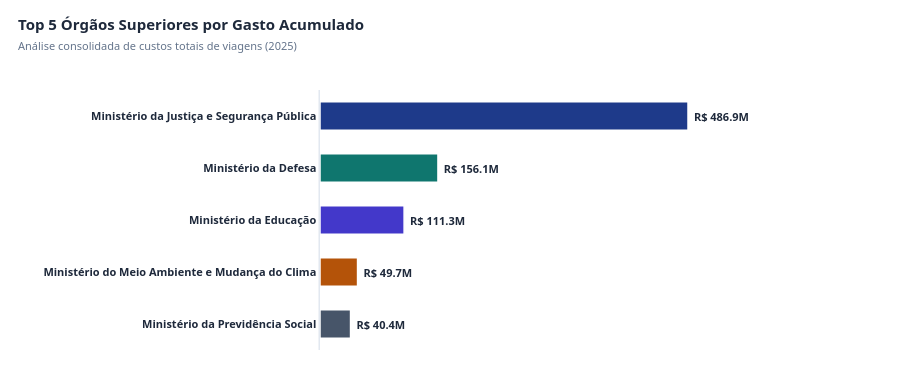

The notebook cell saved with this chart:
### Markdown cell above
#### **P1. Quais são os 5 órgãos com maior custo total?**

### Code cell
import plotly.graph_objects as go

# 1. Agrupamento e agregação (calculando também a volumetria de viagens para o Hover)
q1 = df_viagem.groupby('nome_orgao_superior').agg(
    valor_total=('valor_total', 'sum'),
    total_viagens=('id_viagem', 'count')
).reset_index()

# Ordenação decrescente e seleção dos 5 maiores
q1_top5 = q1.sort_values(by='valor_total', ascending=False).head(5)

# Exibição de controle textual no console
print("=== P1: OS 5 ÓRGÃOS COM MAIOR CUSTO TOTAL ===")
for idx, row in enumerate(q1_top5.itertuples(), 1):
    print(f"{idx}. {row.nome_orgao_superior:<50} | R$ {row.valor_total:,.2f} ({row.total_viagens:,} viagens)")

# 2. Preparação do Gráfico (Invertido para o maior ficar no topo da exibição horizontal)
q1_grafico = q1_top5.sort_values(by='valor_total', ascending=True)

# Paleta de cores corporativas de alto contraste para fundo claro (da menor para a maior barra)
cores_premium_multi = [
    '#475569',  # Cinza Slate (5º colocado)
    '#b45309',  # Âmbar/Ouro Velho (4º colocado)
    '#4338ca',  # Índigo (3º colocado)
    '#0f766e',  # Verde Marinho/Teal (2º colocado)
    '#1e3a8a'   # Azul Escuro Corporativo (1º colocado)
]

fig_p1 = go.Figure()

fig_p1.add_trace(go.Bar(
    y=q1_grafico['nome_orgao_superior'],
    x=q1_grafico['valor_total'],
    orientation='h',
    marker=dict(
        color=cores_premium_multi,
        line=dict(color='#ffffff', width=1.5)  # Divisória branca limpa
    ),
    # Rótulos de dados externos formatados em Milhões (M) de R$ para clareza visual
    text=[f" <b>R$ {val / 1e6:.1f}M</b> " for val in q1_grafico['valor_total']],
    textposition='outside',
    textfont=dict(color='#1e293b', size=11, family="Segoe UI, Arial"),
    # Estruturação padronizada do Hover (Tooltip) seguindo o modelo da P2
    hovertemplate=(
        "<b>🏛️ Órgão:</b> %{y}<br>"
        "<b>💵 Gasto Total:</b> R$ %{customdata[0]:,.2f}<br>"
        "<b>✈️ Qtd. de Viagens:</b> %{customdata[1]:,}<extra></extra>"
    ),
    customdata=list(zip(q1_grafico['valor_total'], q1_grafico['total_viagens'])),
    width=0.55  # Espessura ideal para visualização executiva
))

# 3. Estilização Padronizada do Hover (Mesmo padrão visual da P2)
fig_p1.update_traces(
    hoverlabel=dict(
        bgcolor="#1e293b",          # Fundo escuro elegante (Contraste com a página branca)
        bordercolor="#e2e8f0",      # Borda suave
        font=dict(
            color="#ffffff",        # Texto branco
            size=12,
            family="Segoe UI, Arial"
        ),
        align="left"
    )
)

# 4. Layout Clean (Estilo Relatório Executivo)
fig_p1.update_layout(
    title=dict(
        text="<b>Top 5 Órgãos Superiores por Gasto Acumulado</b><br><span style='font-size: 11px; color: #64748b;'>Análise consolidada de custos totais de viagens (2025)</span>",
        font=dict(size=15, color='#1e293b', family="Segoe UI, Arial"),
        x=0.02,
        y=0.92
    ),
    template="plotly_white",        # Força o template branco do Plotly
    paper_bgcolor="#ffffff",        # Fundo do papel
    plot_bgcolor="#ffffff",         # Fundo da área de plotagem
    height=380,                     # Altura otimizada para comportar 5 barras confortavelmente
    margin=dict(l=320, r=120, t=90, b=30),  # Margem esquerda generosa para evitar cortes nos ministérios
    showlegend=False,
    # Oculta o eixo X para evitar redundância (os valores em milhões já estão visíveis)
    xaxis=dict(
        visible=False,
        range=[0, q1_grafico['valor_total'].max() * 1.25]  # Margem de segurança à direita para o texto
    ),
    yaxis=dict(
        showgrid=False,
        showline=True,              # Linha guia suave do lado esquerdo
        linecolor="#e2e8f0",
        linewidth=1.5,
        tickfont=dict(size=11, color='#1e293b', family="Segoe UI, Arial", weight="bold")
    )
)

fig_p1.show()

### Figure 1 — Plotly figure (JSON) as saved in the notebook; plotly's stock layout.template omitted (floating-point values rounded to 4 significant figures)
{"data": [{"customdata": [[40420000.0, 8190], [49700000.0, 19413], [111300000.0, 65295], [156100000.0, 61912], [486900000.0, 75742]], "hoverlabel": {"align": "left", "bgcolor": "#1e293b", "bordercolor": "#e2e8f0", "font": {"color": "#ffffff", "family": "Segoe UI, Arial", "size": 12}}, "hovertemplate": "<b>🏛️ Órgão:</b> %{y}<br><b>💵 Gasto Total:</b> R$ %{customdata[0]:,.2f}<br><b>✈️ Qtd. de Viagens:</b> %{customdata[1]:,}<extra></extra>", "marker": {"color": ["#475569", "#b45309", "#4338ca", "#0f766e", "#1e3a8a"], "line": {"color": "#ffffff", "width": 1.5}}, "orientation": "h", "text": [" <b>R$ 40.4M</b> ", " <b>R$ 49.7M</b> ", " <b>R$ 111.3M</b> ", " <b>R$ 156.1M</b> ", " <b>R$ 486.9M</b> "], "textfont": {"color": "#1e293b", "family": "Segoe UI, Arial", "size": 11}, "textposition": "outside", "type": "bar", "width": 0.55, "x": [40420000.0, 49700000.0, 111300000.0, 156100000.0, 486900000.0], "y": ["Ministério da Previdência Social", "Ministério do Meio Ambiente e Mudança do Clima", "Ministério da Educação", "Ministério da Defesa", "Ministério da Justiça e Segurança Pública"]}], "layout": {"height": 380, "margin": {"b": 30, "l": 320, "r": 120, "t": 90}, "paper_bgcolor": "#ffffff", "plot_bgcolor": "#ffffff", "showlegend": false, "title": {"font": {"color": "#1e293b", "family": "Segoe UI, Arial", "size": 15}, "text": "<b>Top 5 Órgãos Superiores por Gasto Acumulado</b><br><span style='font-size: 11px; color: #64748b;'>Análise consolidada de custos totais de viagens (2025)</span>", "x": 0.02, "y": 0.92}, "xaxis": {"range": [0, 608700000.0], "visible": false}, "yaxis": {"linecolor": "#e2e8f0", "linewidth": 1.5, "showgrid": false, "showline": true, "tickfont": {"color": "#1e293b", "family": "Segoe UI, Arial", "size": 11, "weight": "bold"}}}}
